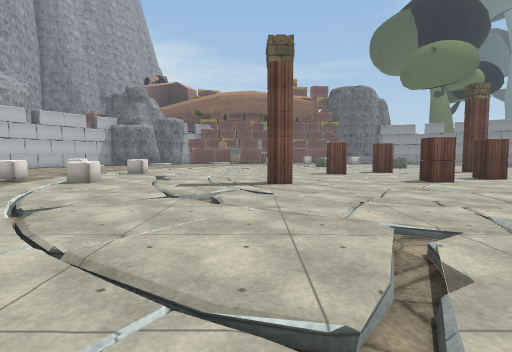
[1] (above)

24 first-person views from a walk through a scene from a Unity 3-D project. The camera is 1.4 m above the floor, tilts 4° down and sees 80° across. The floor is counted in squares, 2 m on a side. Each view is taken from the middle of a square. On the plan, view 1 faces up. The plan holds only what a view shows up to about 10 squares ahead; the rest is blank. The place goes on beyond the plan. The player character is not drawn. Some animated figures are left out. Some surface patterns are stand-ins.

[2]
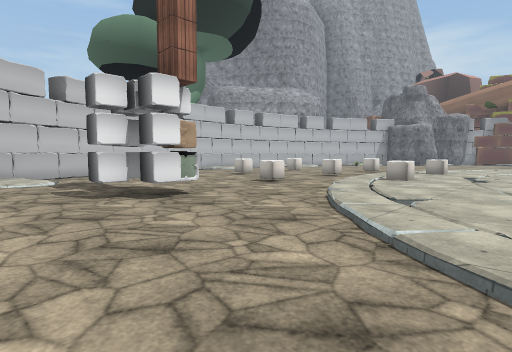

[3]
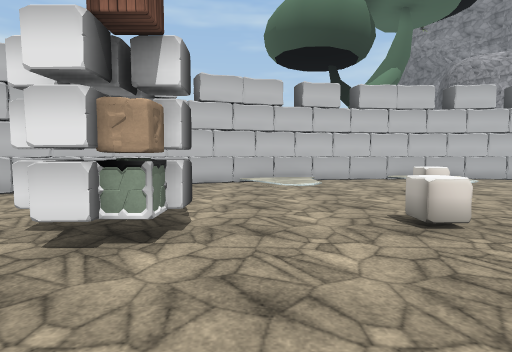

[4]
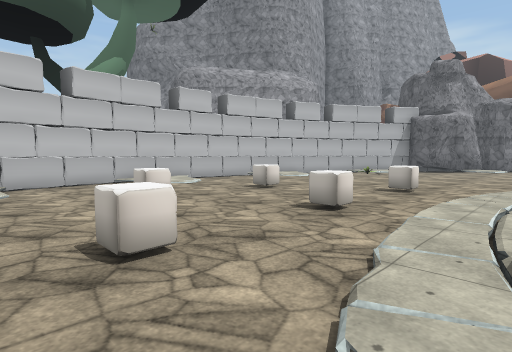

[5]
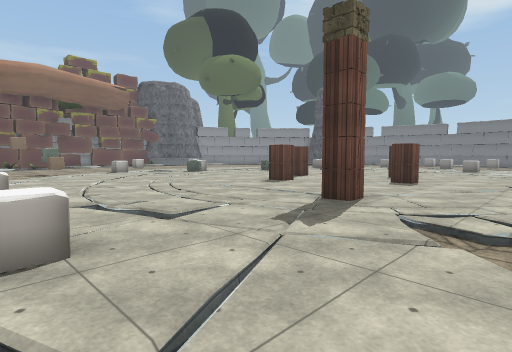

[6]
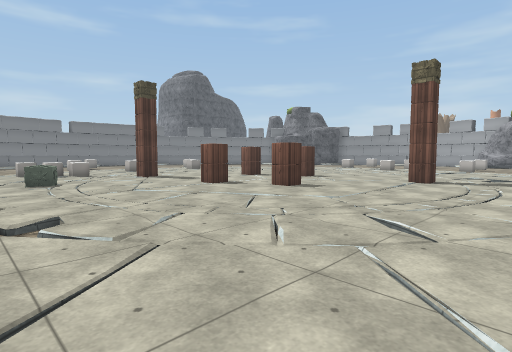

[7]
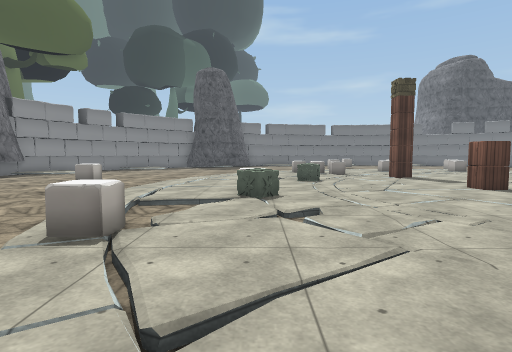

[8]
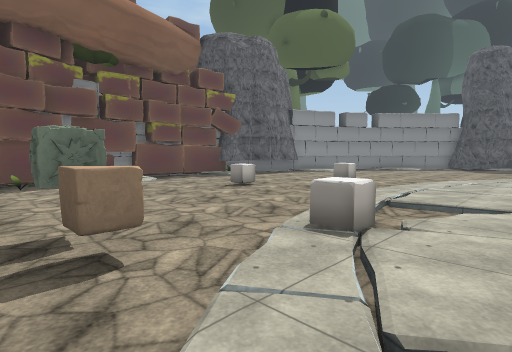

[9]
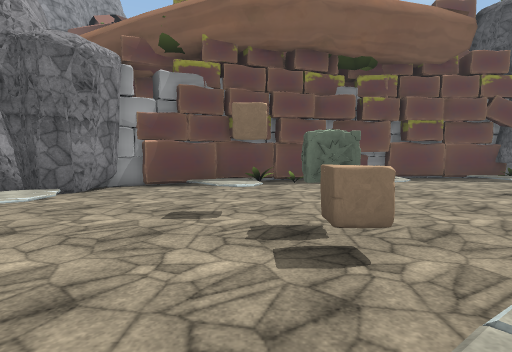

[10]
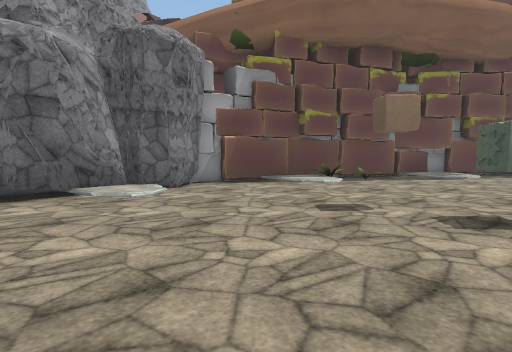

[11]
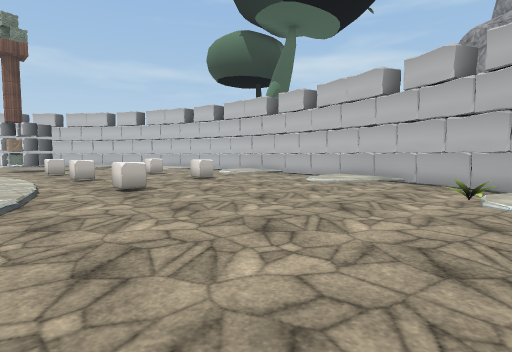

[12]
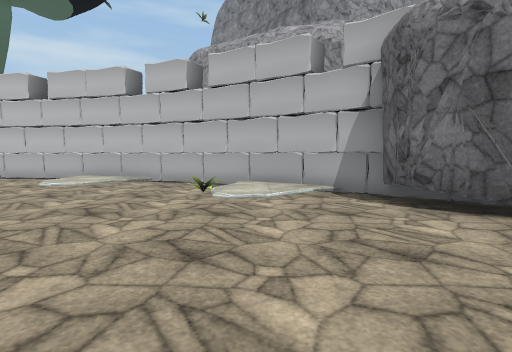

[13]
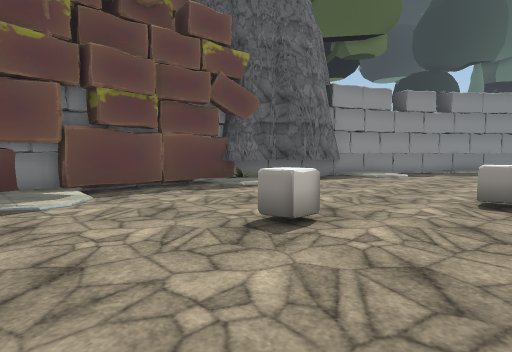

[14]
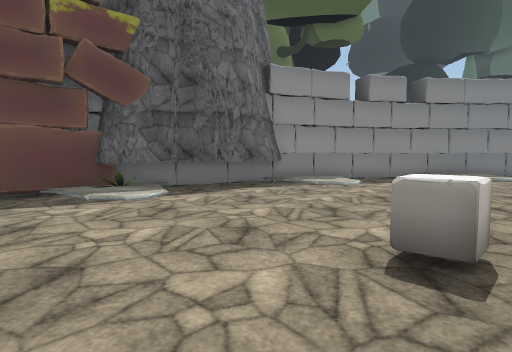

[15]
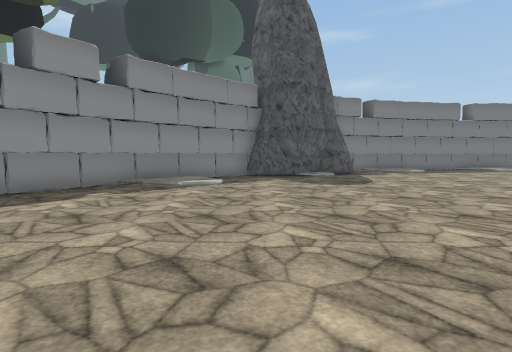

[16]
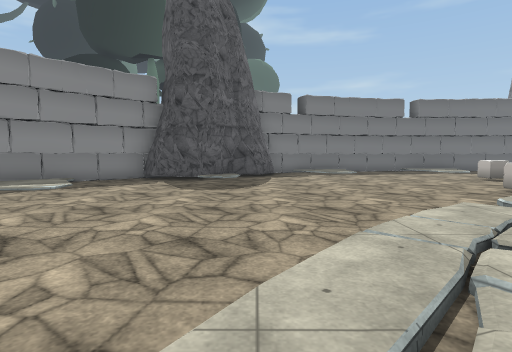

[17]
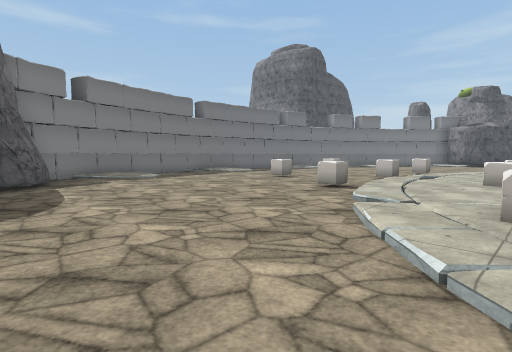

[18]
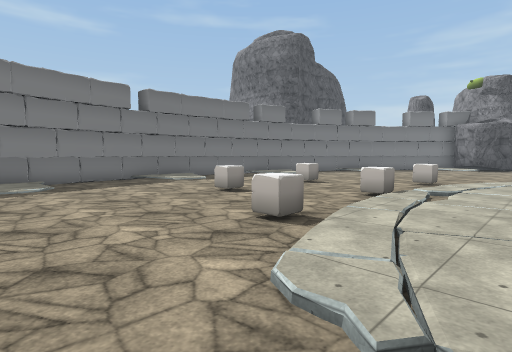

[19]
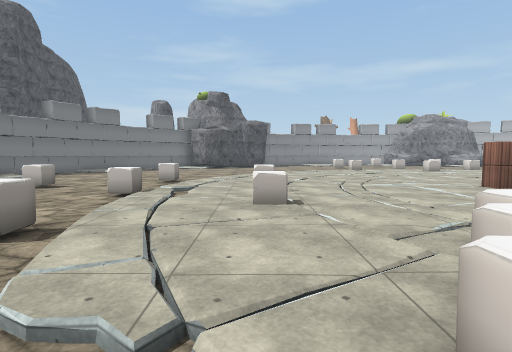

[20]
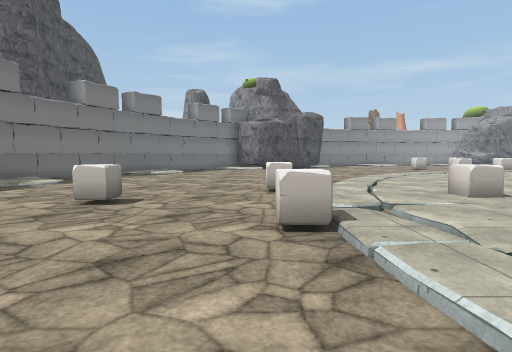

[21]
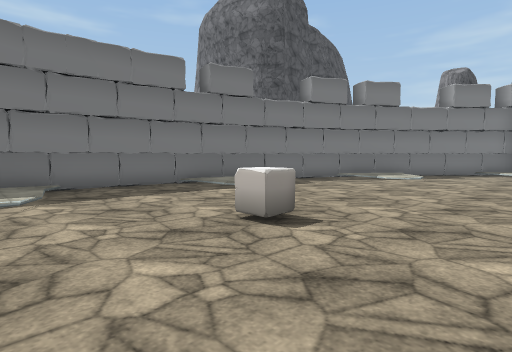

[22]
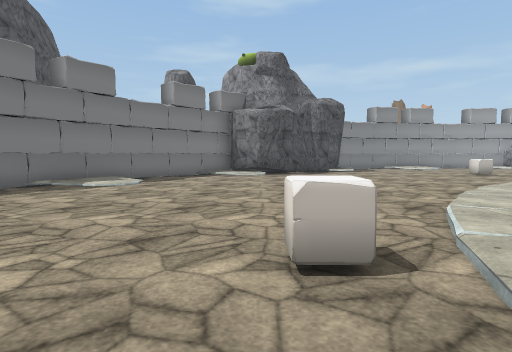

[23]
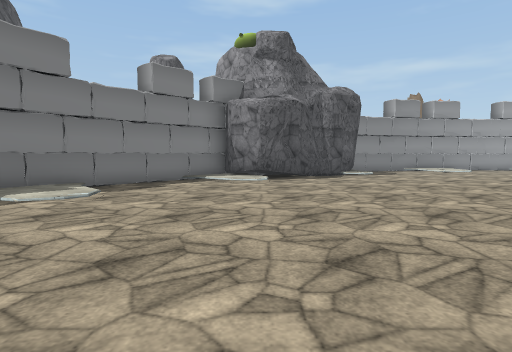

[24]
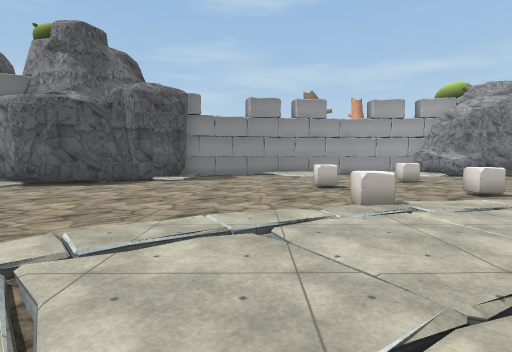

### Floor plan
Key: @ floor where view 1 was taken; # wall or solid block; . main floor; : floor 0.25 m higher than the main floor; / step, stairs or slope; ^ raised ledge; P pillar; L plant; O other object.
Columns run from 13 left of view 1 to 21 right of it. Each row starts with its distance up from view 1.
 25            ############
 24          ###O..:../:/######
 23        ###:/.../.../...:/.##
 22        #..//.........../...###
 21       ##........O..........::##
 20     ###:...........O.......//.#
 19    ###........................#
 18   ##/.......O..../............#
 17   #::......../O://////........##
 16  ##L/......///O.::::////.......#
 15  #........ //:::O/    ///........#
 14 ##/.......//:::///:OO:://........##
 13 #::/.....//:::://///O/OO//...../::#
 12 #//......//:.:::///://OO:/........#
 11 #.....O./ :::://:/::PP.::.O.......#
 10 #...O.../O:::::::O/:PP::O:/..O....#
  9 #//...../O:::::::/:::://O//...../:#
  8 #:/...O.::::::::/:/O:://::O.....//#
  7 #...O.../O.::PP:/O/////:O//..O....#
  6 #......./O:::PP:/:://///O/........#
  5 #/....O..//::.://://///:::O.....//#
  4  ::/.....//:::///:///:///:......::#
  3  #/.......//:////   :////........##
  2  #.....O..///://   :::///........#
  1   #...##...////   :::///......//##
  0   #::........@   /:O//........::#
 -1    # ........    /............/##
 -2    ^#           O.............##
 -3                ....O.......://#
 -4                ...........#####
 -5                .O .......##
 -6                   ./...###

Where each view was taken, in squares from view 1:
view 1: 0 up, 0 right, facing up
view 2: 1 down, 1 left, facing up-left
view 3: 3 up, 3 left, facing left
view 4: 4 up, 4 left, facing up-left
view 5: 4 up, 4 left, facing up-right
view 6: 15 up, 2 left, facing down-right
view 7: 15 up, 2 left, facing right
view 8: 15 up, 2 left, facing up-right
view 9: 15 up, 2 left, facing up
view 10: 15 up, 4 left, facing up
view 11: 17 up, 4 left, facing down-left
view 12: 17 up, 4 left, facing left
view 13: 19 up, 1 right, facing up-right
view 14: 19 up, 4 right, facing up-right
view 15: 19 up, 7 right, facing right
view 16: 16 up, 8 right, facing right
view 17: 17 up, 10 right, facing down-right
view 18: 14 up, 11 right, facing down-right
view 19: 14 up, 11 right, facing down
view 20: 11 up, 14 right, facing down
view 21: 9 up, 14 right, facing down-right
view 22: 7 up, 14 right, facing down
view 23: 5 up, 14 right, facing down
view 24: 4 up, 8 right, facing down
